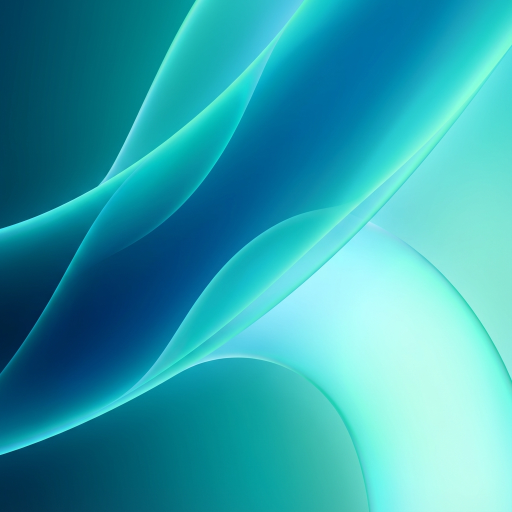
#> input picture wallpapers/converted.png, 1024 x 1024 px, found by its file name (shown at 1/2 size)
$ python convert_wallpaper.py
#> lines starting #> are read from the running program, lines starting #| are printed output that depends on the picture
import os
from PIL import Image

def convert():
    src = "wallpapers/converted.png"
    dst = "kernel/include/wallpaper_data.h"

    if not os.path.exists(src):
        print(f"Error: {src} not found")
        return

    print("Loading image...")
    img = Image.open(src)
#> img is the input picture: PIL image 1024x1024 RGB; mean R, G, B 50.6, 161.5, 173.4
    img = img.resize((1024, 768))
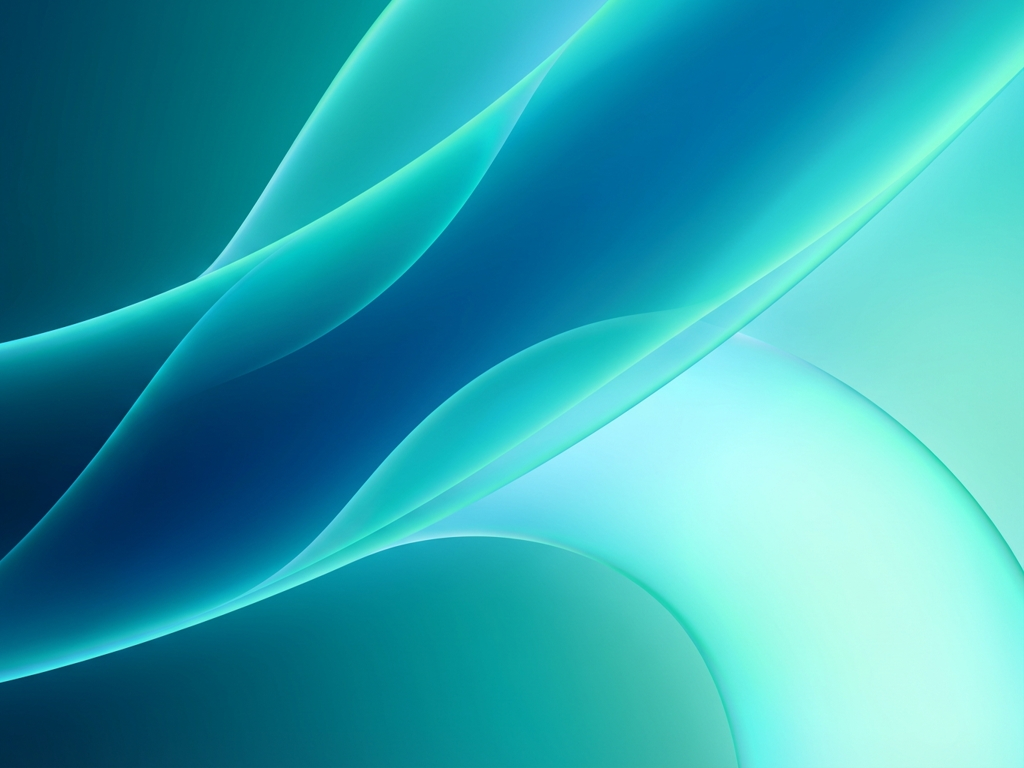
#> img: PIL image 1024x768 RGB; mean R, G, B 50.6, 161.5, 173.4
    img = img.convert("RGBA")
#> img: PIL image 1024x768 RGBA

    print("Writing header...")
    with open(dst, "w") as f:
        f.write("#ifndef WALLPAPER_DATA_H\n")
        f.write("#define WALLPAPER_DATA_H\n\n")
        f.write("#include <stdint.h>\n\n")
        f.write("// generated from wallpaper.png\n")
        f.write("static const uint32_t wallpaper_data[1024 * 768] = {\n")

        data = list(img.getdata())
#> data = 786432 items

        # Buffer writes
        chunk_size = 1024
        for i in range(0, len(data), chunk_size):
            chunk = data[i:i+chunk_size]
            lines = []
            for r, g, b, a in chunk:
                # 0xAARRGGBB format generally expected
                val = (a << 24) | (r << 16) | (g << 8) | b
                lines.append(f"0x{val:08X}")
            f.write(",".join(lines) + ",")
            f.write("\n")
#> this loop made 768 passes
#> i on passes 2 to 4: 1024, 2048, 3072

        f.write("};\n\n")
        f.write("#endif\n")

    print("Done.")

if __name__ == "__main__":
    convert()
